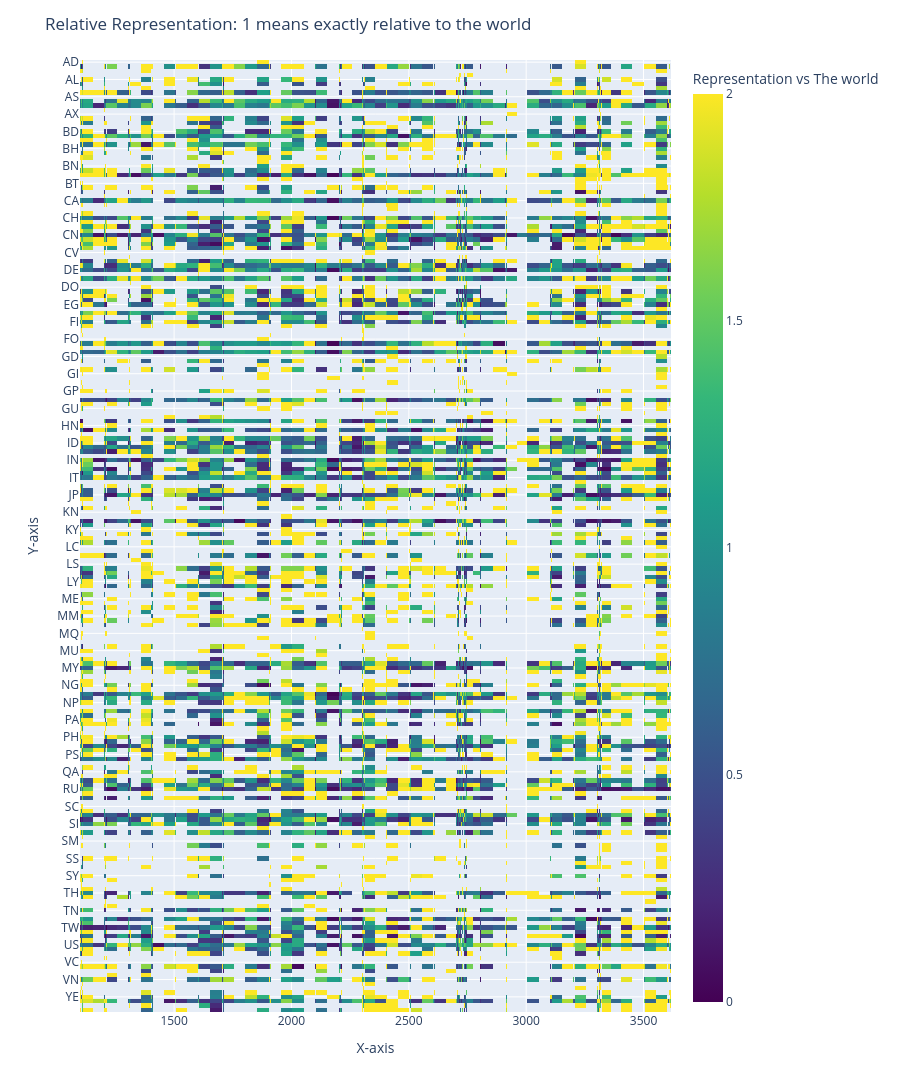

Write notebook code for a chart like this one.
### Code cell
# # import plotly.express as px
#
# # Convert pivoted matrix to long format for plotly
# # matrix_long = matrix.reset_index().melt(id_vars=matrix.index.name, var_name="X", value_name="Value")
#
fig = px.imshow(
    df_country_subfield_norm_world.values,
    labels=dict(x="Country", y="Subfield", color="Representation vs The world"),
    x=df_country_subfield_norm_world.columns,
    y=df_country_subfield_norm_world.index,
    color_continuous_scale="Viridis",  # or "Cividis", "Magma", etc.
    range_color=[0, 2]
)
fig.update_layout(title="Relative Representation: 1 means exactly relative to the world", xaxis_title="X-axis", yaxis_title="Y-axis", height=1600,)
fig.show()

### Figure 1 — Plotly figure (JSON) as saved in the notebook; plotly's stock layout.template omitted (floating-point values rounded to 4 significant figures; data arrays with more than 128 entries replaced by an {"elided": "..."} marker saying what was removed)
{"data": [{"coloraxis": "coloraxis", "name": "0", "x": {"elided": "252 int values"}, "y": {"elided": "220 str values"}, "z": {"elided": "220x252 float values"}, "type": "heatmap", "xaxis": "x", "yaxis": "y", "hovertemplate": "Country: %{x}<br>Subfield: %{y}<br>Representation vs The world: %{z}<extra></extra>"}], "layout": {"xaxis": {"anchor": "y", "domain": [0.0, 1.0], "scaleanchor": "y", "constrain": "domain", "title": {"text": "X-axis"}}, "yaxis": {"anchor": "x", "domain": [0.0, 1.0], "autorange": "reversed", "constrain": "domain", "title": {"text": "Y-axis"}}, "coloraxis": {"colorbar": {"title": {"text": "Representation vs The world"}}, "colorscale": [[0.0, "#440154"], [0.1111, "#482878"], [0.2222, "#3e4989"], [0.3333, "#31688e"], [0.4444, "#26828e"], [0.5556, "#1f9e89"], [0.6667, "#35b779"], [0.7778, "#6ece58"], [0.8889, "#b5de2b"], [1.0, "#fde725"]], "cmin": 0, "cmax": 2}, "margin": {"t": 60}, "title": {"text": "Relative Representation: 1 means exactly relative to the world"}, "height": 1600}}
